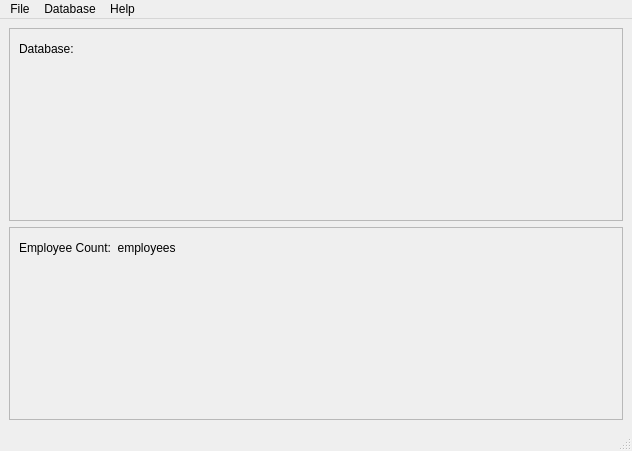
<?xml version="1.0" encoding="UTF-8"?>
<ui version="4.0">
 <class>MainWindow</class>
 <widget class="QMainWindow" name="MainWindow">
  <property name="windowModality">
   <enum>Qt::NonModal</enum>
  </property>
  <property name="enabled">
   <bool>true</bool>
  </property>
  <property name="geometry">
   <rect>
    <x>0</x>
    <y>0</y>
    <width>632</width>
    <height>451</height>
   </rect>
  </property>
  <property name="sizePolicy">
   <sizepolicy hsizetype="Preferred" vsizetype="Preferred">
    <horstretch>0</horstretch>
    <verstretch>0</verstretch>
   </sizepolicy>
  </property>
  <property name="windowTitle">
   <string>MainWindow</string>
  </property>
  <widget class="QWidget" name="centralwidget">
   <layout class="QVBoxLayout" name="verticalLayout">
    <item>
     <layout class="QGridLayout" name="gridLayout">
      <item row="1" column="0">
       <widget class="QFrame" name="frame_2">
        <property name="frameShape">
         <enum>QFrame::StyledPanel</enum>
        </property>
        <property name="frameShadow">
         <enum>QFrame::Raised</enum>
        </property>
        <widget class="QLabel" name="label_2">
         <property name="geometry">
          <rect>
           <x>10</x>
           <y>10</y>
           <width>281</width>
           <height>21</height>
          </rect>
         </property>
         <property name="styleSheet">
          <string notr="true">font: 10pt &quot;Verdana&quot;;</string>
         </property>
         <property name="frameShape">
          <enum>QFrame::NoFrame</enum>
         </property>
         <property name="text">
          <string>Employee Count: &lt;null&gt; employees</string>
         </property>
        </widget>
       </widget>
      </item>
      <item row="0" column="0">
       <widget class="QFrame" name="frame">
        <property name="sizePolicy">
         <sizepolicy hsizetype="Preferred" vsizetype="Preferred">
          <horstretch>0</horstretch>
          <verstretch>0</verstretch>
         </sizepolicy>
        </property>
        <property name="frameShape">
         <enum>QFrame::StyledPanel</enum>
        </property>
        <property name="frameShadow">
         <enum>QFrame::Raised</enum>
        </property>
        <widget class="QLabel" name="label">
         <property name="geometry">
          <rect>
           <x>10</x>
           <y>10</y>
           <width>281</width>
           <height>21</height>
          </rect>
         </property>
         <property name="styleSheet">
          <string notr="true">font: 10pt &quot;Verdana&quot;;</string>
         </property>
         <property name="frameShape">
          <enum>QFrame::NoFrame</enum>
         </property>
         <property name="text">
          <string>Database: &lt;null&gt;</string>
         </property>
        </widget>
        <zorder>label</zorder>
        <zorder>frame_2</zorder>
       </widget>
      </item>
     </layout>
    </item>
   </layout>
  </widget>
  <widget class="QMenuBar" name="menubar">
   <property name="geometry">
    <rect>
     <x>0</x>
     <y>0</y>
     <width>632</width>
     <height>21</height>
    </rect>
   </property>
   <widget class="QMenu" name="menuFile">
    <property name="title">
     <string>File</string>
    </property>
    <addaction name="separator"/>
    <addaction name="actionNew_Database"/>
    <addaction name="actionOpen_Database"/>
    <addaction name="actionSave_Database"/>
    <addaction name="actionSave_As_Database"/>
    <addaction name="separator"/>
    <addaction name="actionClose"/>
   </widget>
   <widget class="QMenu" name="menuDatabase">
    <property name="title">
     <string>Database</string>
    </property>
   </widget>
   <widget class="QMenu" name="menuHelp">
    <property name="title">
     <string>Help</string>
    </property>
    <addaction name="actionAbout_VacationTime"/>
   </widget>
   <addaction name="menuFile"/>
   <addaction name="menuDatabase"/>
   <addaction name="menuHelp"/>
  </widget>
  <widget class="QStatusBar" name="statusbar"/>
  <action name="actionNew_Database">
   <property name="text">
    <string>New Database</string>
   </property>
  </action>
  <action name="actionOpen_Database">
   <property name="text">
    <string>Open Database</string>
   </property>
  </action>
  <action name="actionSave_Database">
   <property name="text">
    <string>Save Database</string>
   </property>
  </action>
  <action name="actionSave_As_Database">
   <property name="text">
    <string>Save As Database</string>
   </property>
  </action>
  <action name="actionClose">
   <property name="text">
    <string>Close</string>
   </property>
  </action>
  <action name="actionAbout_VacationTime">
   <property name="text">
    <string>About VacationTime</string>
   </property>
  </action>
 </widget>
 <resources/>
 <connections/>
</ui>
